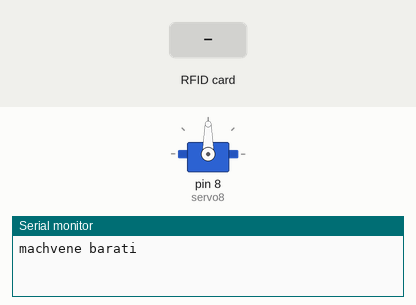
This sketch was run on a simulated Arduino Uno, built with avr-gcc and run on an emulated ATmega328P. Shown: servo, the last lines printed to the serial monitor. The test bench sets the inputs (shaded band).

Above: at 1.2 s.
1.3 s: RFID card 20 81 47 13 61 62 19 held to the reader
At 2.0 s:
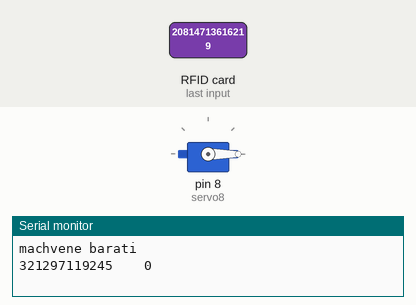
Timing chart, 0 to 4.3 s (numbered marks = the images above; inputs shaded):
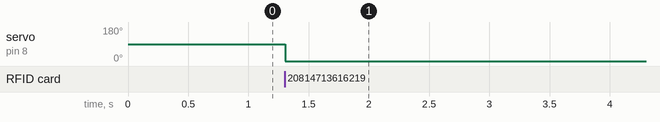

Measured:
- after the input at 1.3 s, servo on pin 8 (servo8): 90° → 0° at once

The sketch:

CardReader.ino
```cpp
#include <SPI.h>
#include <RFID.h>
#include <Servo.h>
#include <SoftwareSerial.h>

#define SS_PIN 10
#define RST_PIN 9

RFID rfid(SS_PIN, RST_PIN);
SoftwareSerial ChemiSeriali(2, 3); // RX, TX (chemi seriali 'blutuzisaTvis')

int BaratNum = 0;
String str;

Servo servo8; // Declare the servo object

void setup()
{
  Serial.begin(9600);
  ChemiSeriali.begin(9600);
  SPI.begin();
  rfid.init();
  servo8.attach(8); // Attach servo  pin 8
  Serial.println("machvene barati");
}

void loop()
{
  if (rfid.isCard())
  {

    if (rfid.readCardSerial())
    {
      str = String(rfid.serNum[0]) + String(rfid.serNum[1]) + String(rfid.serNum[2]) + String(rfid.serNum[3]) + String(rfid.serNum[4]);

      BaratNum = 0;
      if (str == "20814713616219")
      {
        servo8.write(90);
        delay(5000);
        servo8.write(0);
      }
      else
      {
        servo8.write(0);
      }

      Serial.print(str);
      Serial.print("    ");
      Serial.println(BaratNum);
      ChemiSeriali.println(BaratNum);
      delay(100);
    }
  }
  rfid.halt();
}
```
